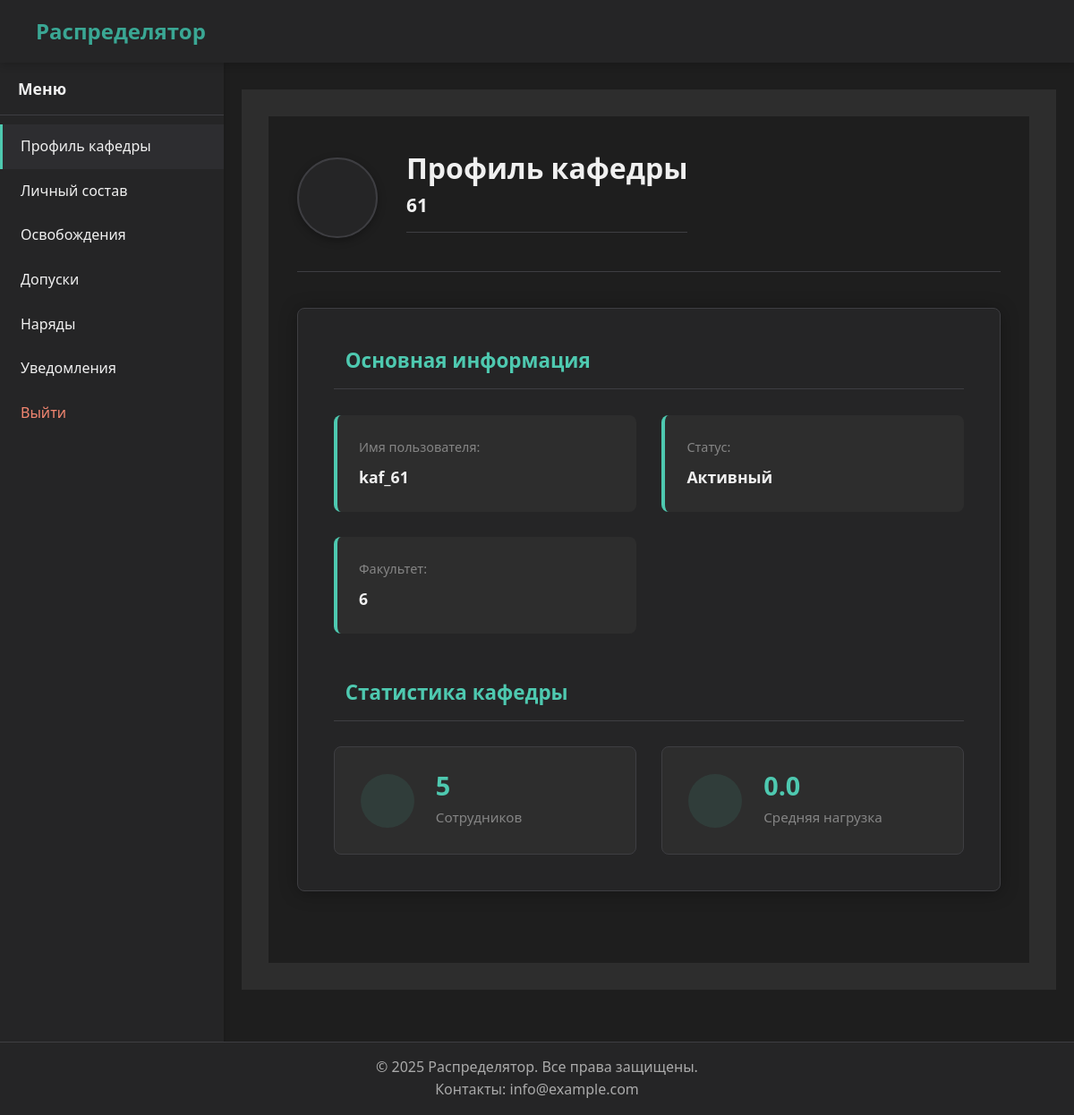
Screenshot of /department/profile/ (signed in) with the database file from the repository.
### authentication/models.py (models this page shows, shortened)
class CustomUser (AbstractUser ):
    faculty = models.ForeignKey(
        Faculty,
        on_delete=models.SET_NULL,
        null=True,
        blank=True,
        verbose_name="Факультет",
        related_name="users"
    )
    department = models.ForeignKey(
        Department,
        on_delete=models.SET_NULL,
        null=True,
        blank=True,
        verbose_name="Кафедра",
        related_name="users"
    )
    groups = models.ManyToManyField(
        'auth.Group',
        related_name='customuser_set',  # Уникальное имя для обратного доступа
        blank=True,
        help_text='Группы, к которым принадлежит этот пользователь.',
        verbose_name='Группы'
    )
    user_permissions = models.ManyToManyField(
        'auth.Permission',
        related_name='customuser_set',  # Уникальное имя для обратного доступа
        blank=True,
        help_text='Конкретные разрешения для этого пользователя.',
        verbose_name='Разрешения пользователя'
    )
    class Meta:
        verbose_name = 'Пользователь'
        verbose_name_plural = 'Пользователи'

### unit/models.py (models this page shows)
class Department(models.Model):
    name = models.CharField(max_length=20, verbose_name="Название кафедры", unique=True)
    faculty = models.ForeignKey(
        'Faculty',
        on_delete=models.SET_NULL,
        null=True,
        blank=True,
        verbose_name="Факультет",
        related_name="departments"
    )
    class Meta:
        verbose_name = 'Кафедра'
        verbose_name_plural = 'Кафедры'
    def __str__(self):
        if self.faculty:
            return f"{self.name}"
        return self.name

class Faculty(models.Model):
    name = models.CharField(max_length=20, verbose_name="Название факультета", unique=True)
    class Meta:
        verbose_name = 'Факультет'
        verbose_name_plural = 'Факультеты'
    def __str__(self):
        return self.name

### department/views.py (the view)
# urls.py: path('profile/', views.DepartmentDashboardView.as_view(), name='profile'),
class DepartmentDashboardView(HasDepartmentMixin, TemplateView):
    template_name = 'profiles/department/dashboard.html'
    def get_context_data(self, **kwargs):
        context = super().get_context_data(**kwargs)
        user = self.request.user
        staff_stats = People.objects.filter(department=user.department).aggregate(
            total=Count('id'),
            avg_workload=Avg('workload')
        )
        profile_info_items = [
            {"label": "Имя пользователя", "value": user.username},
            {"label": "Факультет", "value": user.faculty or "-"},
            {"label": "Статус", "value": "Активный"},
        ]
        info_grid = render_to_string('components/info-grid.html', {'items': profile_info_items}, request=self.request)
        stats = [
            {"icon": "users", "value": staff_stats['total'], "label": "Сотрудников"},
            {"icon": "tasks", "value": f"{round(staff_stats['avg_workload'], 1) if staff_stats['avg_workload'] else 0}", "label": "Средняя нагрузка"},
        ]
        stat_cards = render_to_string('components/stat-cards.html', {'stats': stats}, request=self.request)
        context.update({
            'user': user,
            'staff_count': staff_stats['total'],
            'avg_workload': round(staff_stats['avg_workload'], 1) if staff_stats['avg_workload'] else 0.0,
            'recent_staff': People.objects.filter(department=user.department).order_by('-id')[:5],
            'department': user.department,
            'faculty': user.faculty,
            'info_grid': mark_safe(info_grid),
            'stat_cards': mark_safe(stat_cards),
        })
        return context

### core/mixins.py (called while the page is built)
    def dispatch(self, request, *args, **kwargs):
        if not hasattr(request.user, 'department') or not request.user.department:
            messages.warning(request, "У вас нет прав доступа к этому разделу")
            return redirect('home')
        return super().dispatch(request, *args, **kwargs)

### core/utils.py (called while the page is built)
def get_user_type(user):
    if user.is_superuser:
        return 'admin'
    groups = list(user.groups.values_list('name', flat=True))
    if 'Комендант' in groups:
        return 'commandant'
    elif 'Факультет' in groups:
        return 'faculty'
    elif 'Кафедра' in groups:
        return 'department'
    return None

### templates/profiles/department/dashboard.html (shortened to what this page needs)
{% extends "base_account.html" %}
{% load static %}
{% block extra_head %}
<link rel="stylesheet" href="{% static 'css/profile.css' %}">
{% endblock %}
{% block account_content %}
<div class="profile-container">
    <div class="profile-header">
        <div class="profile-avatar">
        </div>
        <div class="profile-title">
            <h1>Профиль кафедры</h1>
            {% if user.department %}
            <p class="department-name">{{ user.department }}</p>
            {% endif %}
        </div>
    </div>
    <div class="profile-card">
        <div class="profile-section">
            <h3> Основная информация</h3>
            <div class="info-grid">
                <div class="info-item">
                    <span class="info-label">Имя пользователя:</span>
                    <span class="info-value">{{ user.username }}</span>
                </div>
                <div class="info-item">
                    <span class="info-label">Статус:</span>
                    <span class="info-value">Активный</span>
                </div>
                {% if user.department %}
                <div class="info-item">
                    <span class="info-label">Факультет:</span>
                    <span class="info-value">{{ user.department.faculty }}</span>
                </div>
                {% endif %}
            </div>
        </div>
        <div class="profile-section">
            <h3> Статистика кафедры</h3>
            <div class="stats-grid">
                <div class="stat-card">
                    <div class="stat-icon">
                    </div>
                    <div class="stat-info">
                        <span class="stat-value">{{ staff_count|default:0 }}</span>
                        <span class="stat-label">Сотрудников</span>
                    </div>
                </div>
                <div class="stat-card">
                    <div class="stat-icon">
                    </div>
                    <div class="stat-info">
                        <span class="stat-value">{{ avg_workload|default:"0.0" }}</span>
                        <span class="stat-label">Средняя нагрузка</span>
                    </div>
                </div>
            </div>
        </div>
    </div>
</div>
{% endblock %}

### static/css/base.css (style rules this page uses)
* { margin: 0; padding: 0; box-sizing: border-box; }
body { font-family: 'Segoe UI', Tahoma, Geneva, Verdana, sans-serif; background-color: #1e1e1e; color: #f0f0f0; line-height: 1.6; padding-top: 70px; padding-bottom: 0; margin-bottom: 60px; min-height: 100vh; position: relative; }

### static/css/profile.css (style rules this page uses)
.profile-container { padding: 2rem; max-width: 1200px; margin: 0 auto; color: #f0f0f0; background-color: #1e1e1e; }
.profile-header { display: flex; align-items: center; gap: 2rem; margin-bottom: 2.5rem; padding-bottom: 1.5rem; border-bottom: 1px solid #3e3e42; }
.profile-avatar { width: 90px; height: 90px; border-radius: 50%; background-color: #252526; display: flex; align-items: center; justify-content: center; color: #4ec9b0; font-size: 2.8rem; box-shadow: 0 3px 10px rgba(0,0,0,0.3); border: 2px solid #3e3e42; }
.profile-title h1 { color: #f0f0f0; margin: 0; font-size: 2rem; font-weight: 600; }
.profile-card { background-color: #252526; border-radius: 8px; padding: 2.5rem; box-shadow: 0 2px 20px rgba(0, 0, 0, 0.3); margin-bottom: 3rem; border: 1px solid #3e3e42; }
.profile-section { margin-bottom: 3rem; }
.profile-section:last-child { margin-bottom: 0; }
.profile-section h3 { color: #4ec9b0; margin-bottom: 1.8rem; font-size: 1.4rem; display: flex; align-items: center; gap: 0.8rem; padding-bottom: 0.8rem; border-bottom: 1px solid #3e3e42; }
.info-grid { display: grid; grid-template-columns: repeat(auto-fill, minmax(280px, 1fr)); gap: 1.8rem; }
.info-item { background-color: #2d2d2d; padding: 1.5rem; border-radius: 8px; border-left: 4px solid #4ec9b0; transition: transform 0.2s, box-shadow 0.2s; }
.info-label { display: block; color: #858585; font-size: 0.9rem; margin-bottom: 0.5rem; font-weight: 500; }
.info-value { color: #f0f0f0; font-size: 1.1rem; font-weight: 600; }
.stats-grid { display: grid; grid-template-columns: repeat(auto-fit, minmax(220px, 1fr)); gap: 1.8rem; }
.stat-card { background-color: #2d2d2d; border-radius: 8px; padding: 1.8rem; display: flex; align-items: center; gap: 1.5rem; transition: all 0.3s ease; border: 1px solid #3e3e42; }
.stat-icon { width: 60px; height: 60px; border-radius: 50%; background-color: rgba(78, 201, 176, 0.1); display: flex; align-items: center; justify-content: center; color: #4ec9b0; font-size: 1.8rem; }
.stat-info { display: flex; flex-direction: column; }
.stat-value { color: #4ec9b0; font-size: 1.8rem; font-weight: 700; line-height: 1; }
.stat-label { color: #858585; font-size: 0.95rem; margin-top: 0.5rem; }
.department-name { font-size: 1.3rem; font-weight: 600; margin-bottom: 1.2rem; color: #f0f0f0; padding-bottom: 0.8rem; border-bottom: 1px solid #3e3e42; }

### rows the page displays
CustomUser: department "61", username "kaf_61", department.faculty "6"

### other values shown
{{ item.name }} "Профиль кафедры" "Личный состав" "Освобождения" "Допуски" "Наряды" "Уведомления"
{{ staff_count|default:0 }} "5"
{{ avg_workload|default:"0.0" }} "0.0"
